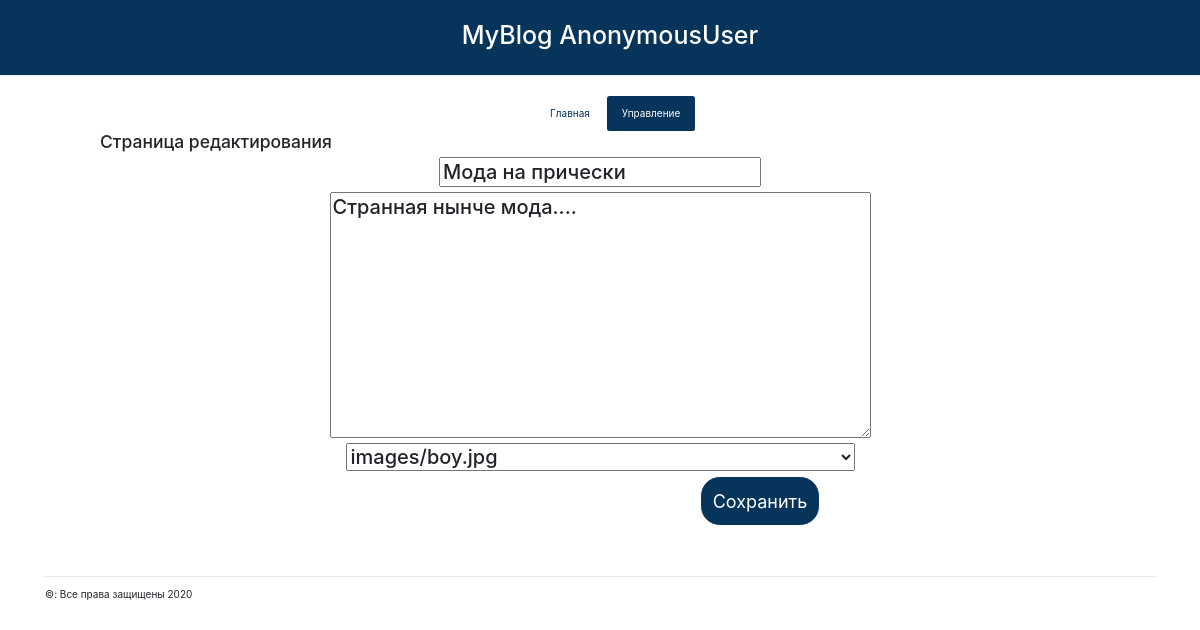
Screenshot of /update_post/3 with the database file from the repository.
### blog/models.py (models this page shows, shortened)
class Post(models.Model):
    author = models.ForeignKey(settings.AUTH_USER_MODEL, on_delete=models.CASCADE)
    title = models.CharField(max_length=200)
    text = models.TextField()
    created_date = models.DateTimeField(default=timezone.now)
    published_date = models.DateTimeField(blank=True, null=True)
    image = models.OneToOneField(Post_Image, on_delete=models.CASCADE, null=True)

class Post_Image(models.Model):
    image = models.ImageField(upload_to='images/', blank=True, null=True)
    def __str__(self):
        return self.image.name

### blog/views.py (the view, shortened to what this page needs)
# urls.py: path('update_post/<int:pk>', views.update_post, name='update_post'),
def update_post(request, pk):
    get_form = Post.objects.get(pk=pk)
    form = PostForm(instance=get_form)
    return render(request, 'blog/post_edit.html', {'get_post': get_form, 'update': True, 'form': form})

### blog/forms.py
class PostForm(forms.ModelForm):
    class Meta:
        model = Post
        fields = ('title', 'text', 'image')

### blog/templates/blog/post_edit.html (shortened to what this page needs)
{% extends 'blog/bottom.html' %}
{% block settings %}
<!doctype html>
<html lang="en">
  <head>
    <link rel="stylesheet" href="https://stackpath.bootstrapcdn.com/bootstrap/4.5.0/css/bootstrap.min.css">
  </head>
  <body>
  </body>
</html>
{% endblock %}
{% block content %}
    <div class = "container">
        <ul class="nav nav-pills" style="margin-left: 490px">
            <li class="nav-item">
                <a class="nav-link active"  style="background-color: #FFFFFF; color: #06345B" href="/posts/">Главная</a>
            </li>
            <li class="nav-item">
                <a class="nav-link" style="background-color: #06345B; color: #FFFFFF" href="">Управление</a>
            </li>
        </ul>
    </div>
    {% if update %}
        <h3><a>Страница редактирования</a></h3>
        <form method="POST" class="post-form">{% csrf_token %}
            <h2><a>{{ form.title }}{{ form.author}} </a></h2>
            <h2><a>{{ form.text }}</a></h2>
            <h2><a>{{ form.image }}</a></h2>
            <button style="background-color: #06345B; height: 50px; width: 120px; border-color: #FFFFFF; color: #FFFFFF; margin-left: 700px; font-size: large; border-radius: 20px" type="submit" href="/#" class="save btn btn-dark">Сохранить</button>
        </form>
    {% endif %}
{% endblock %}

### blog/static/blog/css/blog.css (style rules this page uses)
h2 a { color: black; }
body h3 { padding-left: 100px; padding-right: 100px; }

### blog/templates/blog/bottom.html (style rules this page uses)
h2 { text-align: center; }

### rows the page displays
Post: title "Мода на прически", text "Странная нынче мода...."
Post_Image: image "images/boy.jpg"

### other values shown
{{ request.user }} "AnonymousUser"
